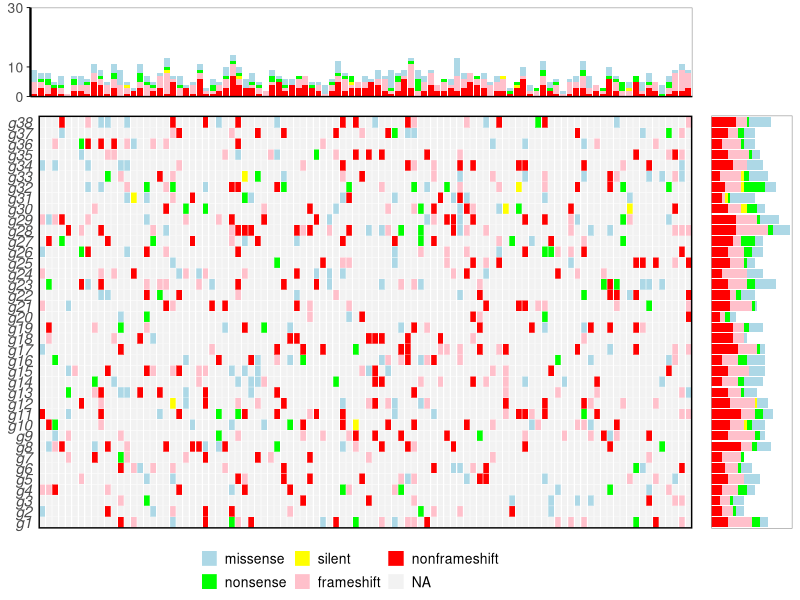

Write the R code that produced this figure.
## demo for heatmap with barplot on top and right panels, 
## also called the rainfall plot or oncoplot
## the basic steps are as follows:
##    1. create each plots seperately
##    2. save the legend of one plot as a seperate grob
##    3. strip the legends from the plots
##    4. arrange plots by gtable or arrangeGrob 
##    5. draw the four plots and the legend below or above (or any other) them
library(ggplot2)
library(grid)
library(gridExtra)
library(gtable)
library(reshape2)

# a demo mutation data
# set dictionary of mutation type
dictType=c("missense", 
           "nonsense",
           "silent",
           "frameshift",
           "nonframeshift"
           )
names(dictType)=1:5

# simulate a mutation data
# simulate a oncomatrix
df=data.frame(matrix(
  sample(0:5,100*38,replace = T,prob=c(0.9,0.05,0.02,0.003,0.07,0.08)),
  nr=100,nc=38)
)
colnames(df)=paste0("g",1:ncol(df))
df$sample=sample(paste0("s",1:nrow(df)))

# convert it to data.frame format
onco=melt(df,id.vars = "sample", variable.name = "gene", value.name = "mutation")
onco$mutation[onco$mutation==0]=NA # remove non-mutation rows
onco$mutation=factor(onco$mutation,labels = c(dictType)) # assign label

## how to decide gene order ?
# or just provide a pre-sort gene list?



## how to sort sample order ?
# or just provide a pre-sort sample list?
# or sort by frequency ?



# set custom theme()
mythm=theme(
  axis.title.y = element_blank(),
  axis.title.x = element_blank(),
  axis.text.x=element_blank(),
  axis.ticks=element_blank(),
  panel.grid=element_blank(),
  panel.background=element_rect(fill="white",colour = NA),
  panel.border=element_rect(fill=NA,colour="grey50")
)

# how to increase the spacing of legend key ?
legend_theme <- theme(
  legend.position="bottom",
  legend.direction="horizontal",
  legend.text=element_text(size=10),
  legend.title=element_blank(),
  legend.key.size=unit(0.4,"cm")
)

# set manual color
mutColor=c("lightblue","green","yellow","pink","red")
names(mutColor)=c(dictType)

# draw heatmap, the body part
Hp <- ggplot(onco,aes(x=sample,y=gene,fill=mutation)) + 
  geom_tile(width=0.9,height=1,colour="white") +
  scale_fill_manual(values = mutColor, na.value="grey95") +
  mythm + 
  theme(panel.border=element_rect(size=1, color="black"),
        axis.text.y=element_text(face="italic", size=11),
        legend.position="none"
  )

# draw sample status, the top part
Tp <- ggplot(subset(onco,!is.na(mutation)), aes(x=sample, fill=mutation)) + geom_bar() +
  scale_fill_manual(values=mutColor) + # set fill color
  scale_y_continuous(breaks=c(0,10,30),limits = c(0,30),expand = c(0, 0)) +  # set y axis
  mythm + theme(legend.position="none", 
        rect=element_blank(), 
        axis.line.y=element_line(size=0.8), 
        axis.line.x=element_line(size=0.5),
        axis.ticks.y=element_line(size=0.3,color="black"),
        # how to add tick on Y-axis ?
       # axis.ticks.length=unit(1,"cm"),
        axis.text.y=element_text(face="plain", size=10)
        )

# draw gene status, the right part 
# how to add a top y-axis line and tick marker? use secondary axis?
Rp <- ggplot(subset(onco,!is.na(mutation)), aes(x=gene, fill=mutation)) + geom_bar() +
  coord_flip() +  
  scale_fill_manual(values=mutColor) + # set fill color
  scale_y_continuous(breaks=c(0,10,30),limits = c(0,30),expand = c(0, 0)) +  # set y axis
  mythm + theme(legend.position="none", 
                rect=element_blank(),
                axis.line.x=element_blank(),
                axis.text.y=element_blank()
                )

# draw an empty figure, for debuging
empty <- ggplot() + 
  geom_point(aes(1,1), colour="white") +
  theme(                              
    plot.background = element_blank(), 
    panel.grid.major = element_blank(), 
    panel.grid.minor = element_blank(), 
    panel.border = element_blank(), 
    panel.background = element_blank(),
    axis.title.x = element_blank(),
    axis.title.y = element_blank(),
    axis.text.x = element_blank(),
    axis.text.y = element_blank(),
    axis.ticks = element_blank()
  )

# combine figures
# grob all elements
#leg <- extract_ggplot2_legend(Hp)
gH=ggplotGrob(Hp + legend_theme) # grob the heatmap part, main part of the oncoplot
leg=gH$grobs[which(sapply(gH$grobs,function(x) x$name) == "guide-box")] # extract the legend grob
gH=ggplotGrob(Hp) # grob it again
gT=ggplotGrob(Tp) 
gR=ggplotGrob(Rp)

# let the top and heatmap with same width, right and heatmap with same height
maxWidth=grid::unit.pmax(gT$width[2:5],gH$widths[2:5])
maxHeight=grid::unit.pmax(gT$heights[2:5],gH$heights[2:5])
# let the heights and widths consistent
gT$widths[2:5] <- gH$widths[2:5] <- as.list(maxWidth)
gT$heights[2:5] <- gH$heights[2:5] <- as.list(maxHeight)

# arrange the grobs
# how to arrange the heights sizes ? 
gC <- arrangeGrob(gT,empty,gH,gR,ncol=2,nrow=2, widths=c(7,1), heights=c(1,4))
gC <- gtable_add_rows(gC, heights = unit(0.1,"npc"), pos=-1)
gC <- gtable_add_grob(gC, leg, t=3, b=3, l=1.5, r=1.5)

grid.newpage()
grid.draw(gC)
